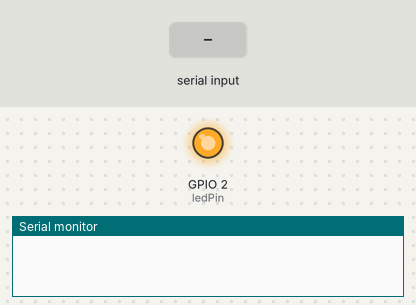
The sketch below on a simulated ESP8266 (NodeMCU). Shown: output pins drawn as LEDs (lit = HIGH), the last lines printed to the serial monitor. The inputs (shaded band) are chosen by the test bench. WiFi joins after 1.5 s; servers stay silent unless stated.

Above: at 3.0 s.
3.1 s: "90,45\n" received over Serial
At 3.7 s:
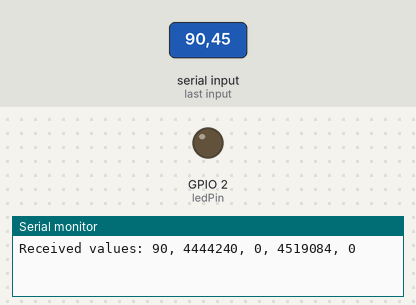
4.6 s: "30,150\n" received over Serial
At 5.8 s:
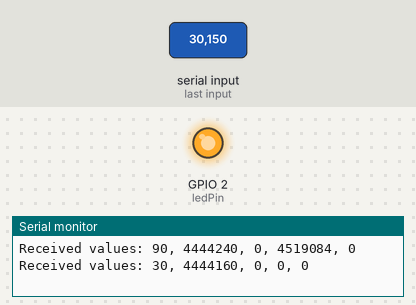
6.1 s: "5\n" received over Serial
At 7.2 s:
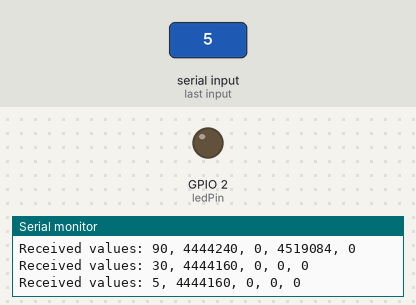
Timing chart, 0 to 9.1 s (numbered marks = the images above; inputs shaded):
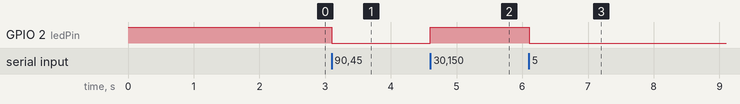

The sketch:

blynkConnectionInfoSender.ino
```cpp
// Define Blynk template ID and authentication token
#define BLYNK_TEMPLATE_ID "TMPL6nUxJujWn"
#define BLYNK_TEMPLATE_NAME "Home Automation"
#define BLYNK_AUTH_TOKEN "hQcHtb4RUVBz0ZXlJzAj2G5qQ2EogP7a"

// Define BLYNK_PRINT to use Serial for debugging
#define BLYNK_PRINT Serial

// Include necessary libraries
#include <ESP8266WiFi.h>
#include <BlynkSimpleEsp8266.h>

// Define the pin for the onboard LED
const int ledPin = 2;

// WiFi credentials
char ssid[] = "ESP32";
char pass[] = "6789054321";

// Define virtual pins for Blynk
#define gas_vpin V1
#define temperature_vpin V2
#define humidity_vpin V3
#define motion_vpin V4
#define waterLvl_vpin V5

void setup() {
  // Initialize the LED pin as an output
  pinMode(ledPin, OUTPUT);

  // Initialize the LED state to HIGH (LED off, as it is active low)
  digitalWrite(ledPin, HIGH);

  // Start Serial for communication with ESP32 and for debug
  Serial.begin(9600);

  // Initialize Blynk
  Blynk.begin(BLYNK_AUTH_TOKEN, ssid, pass);
}

void loop() {
  Blynk.run();

  // Check if there is data available on the serial port
  if (Serial.available() > 0) {
    // Read the incoming data
    String data = Serial.readStringUntil('\n');
    int temperature, humidity;
    int gas;
    int motion, waterPresence;

    // Parse the received data
    sscanf(data.c_str(), "%d-%d-%d-%d-%d", &temperature, &humidity, &gas, &motion, &waterPresence);

    // Print the received values to the Serial Monitor
    Serial.print("Received values: ");
    Serial.print(temperature);
    Serial.print(", ");
    Serial.print(humidity);
    Serial.print(", ");
    Serial.print(gas);
    Serial.print(", ");
    Serial.print(motion);
    Serial.print(", ");
    Serial.println(waterPresence);

    // Send the parsed values to Blynk virtual pins
    Blynk.virtualWrite(temperature_vpin, temperature);
    Blynk.virtualWrite(humidity_vpin, humidity);
    Blynk.virtualWrite(gas_vpin, gas);
    Blynk.virtualWrite(motion_vpin, motion);
    Blynk.virtualWrite(waterLvl_vpin, waterPresence);

    // Read the current state of the LED pin
    int currentState = digitalRead(ledPin);

    // Toggle the LED state
    if (currentState == LOW) {
      digitalWrite(ledPin, HIGH); // Turn LED off
    } else {
      digitalWrite(ledPin, LOW); // Turn LED on
    }
  }
}
```

Measured:
- after the input at 3.1 s, GPIO 2 (ledPin): HIGH → LOW at once
- after the input at 4.6 s, GPIO 2 (ledPin): LOW → HIGH at once
- after the input at 6.1 s, GPIO 2 (ledPin): HIGH → LOW at once
